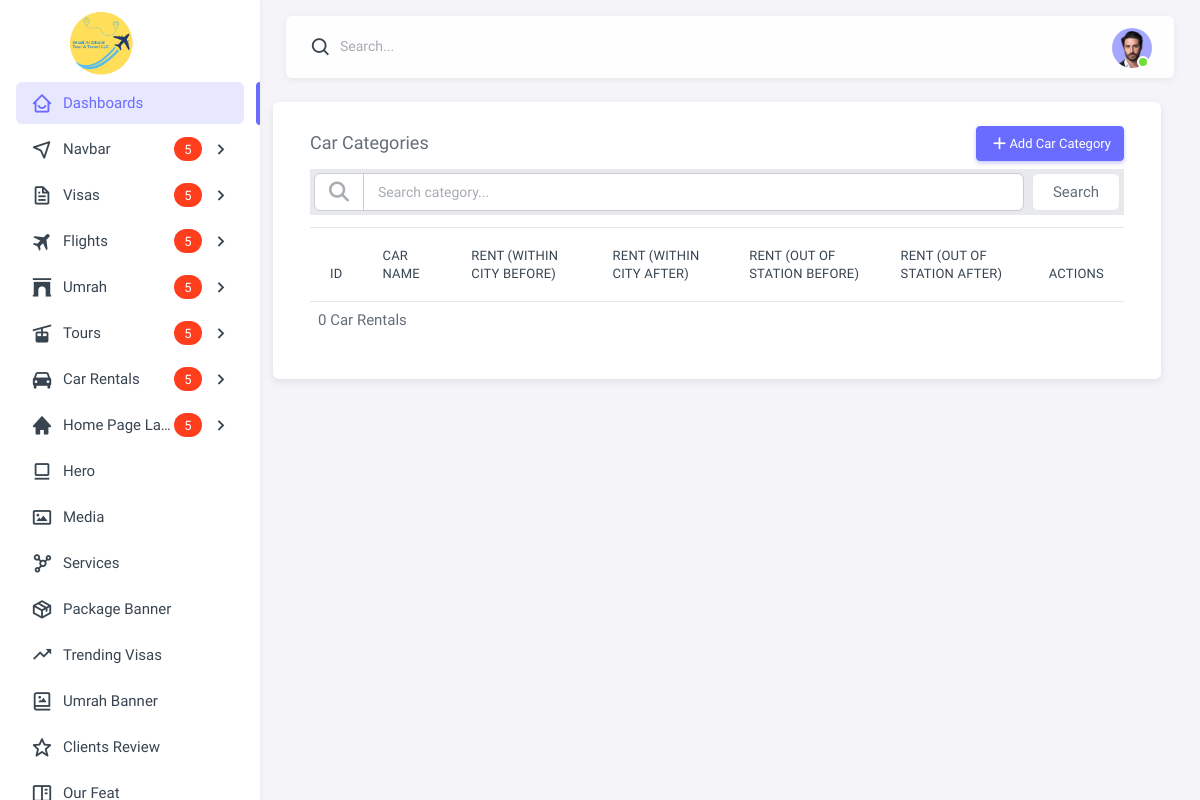
The page /car-rent/ on the database as committed earlier.
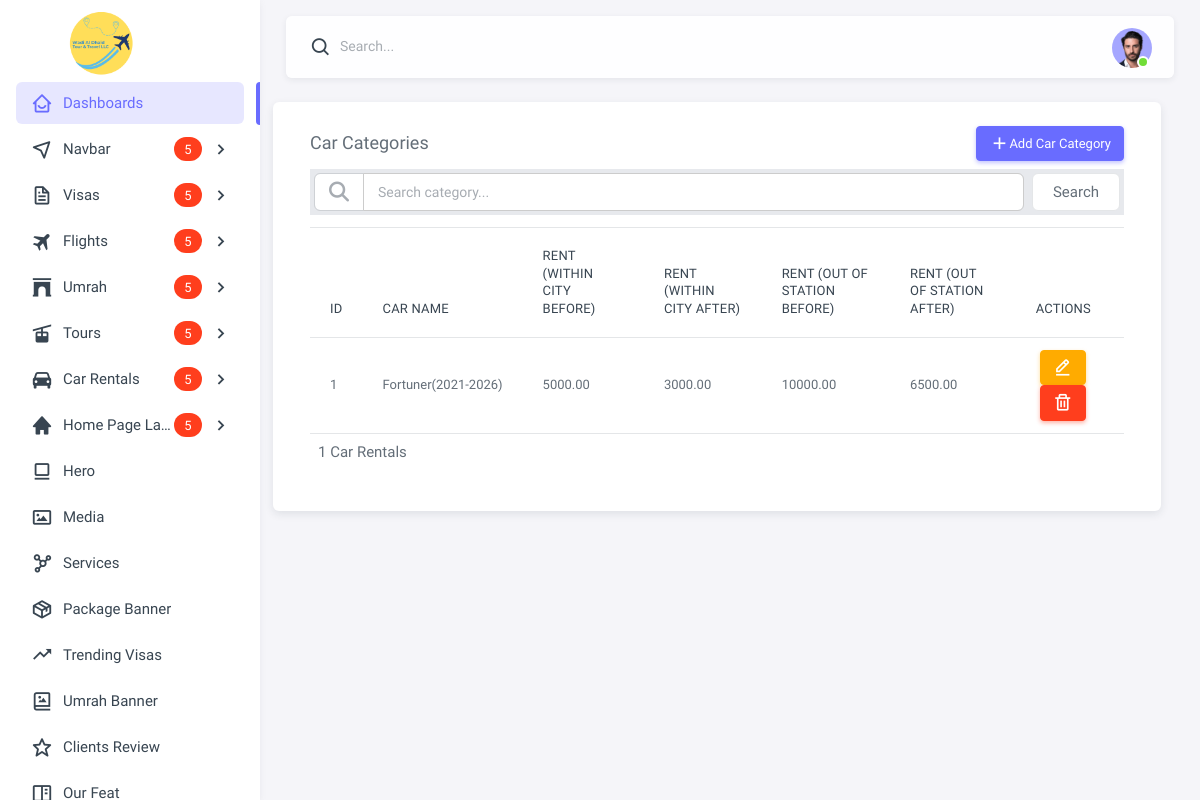
The same page on the database as committed later.
### CarRental/models.py (models this page shows, shortened)
class CarRent(models.Model):
    car = models.ForeignKey(Car, on_delete=models.CASCADE, related_name="rental_info")
    rent_within_city_before = models.DecimalField(max_digits=10, decimal_places=2, help_text="Previous rent within the city")
    rent_within_city_after = models.DecimalField(max_digits=10, decimal_places=2, help_text="Current rent within the city")
    rent_out_of_station_before = models.DecimalField(max_digits=10, decimal_places=2, help_text="Previous rent out of station")
    rent_out_of_station_after = models.DecimalField(max_digits=10, decimal_places=2, help_text="Current rent out of station")

class Car(models.Model):
    category = models.ForeignKey(CarCategory, on_delete=models.CASCADE, related_name="cars")
    name = models.CharField(max_length=255)
    brand = models.CharField(max_length=255)
    model_from = models.PositiveSmallIntegerField(default=2000)
    model_to = models.PositiveSmallIntegerField(default=datetime.now().year)
    image = models.ImageField(upload_to='car_images/', blank=True, null=True)
    description = models.TextField()

### Admin_Dasboard/views.py (the view, shortened to what this page needs)
# urls.py: path('car-rent/', views.car_rent, name='car-rent'),  # View for listing and updating car rent details
def car_rent(request):
    query = request.GET.get('search', '')  # Get search input from GET request
    total_rentals = CarRent.objects.count()  # Count total rentals
    if query:
        rentals = CarRent.objects.filter(car__name__icontains=query)  # Case-insensitive search by car name
    else:
        rentals = CarRent.objects.all()  # Show all if no search query
    context = {
        'rentals': rentals,
        'search_query': query,  # Pass search query to template
        'total_rentals': total_rentals,
        'cars': Car.objects.all(),  # Pass all cars for dropdown selection
    }
    return render(request, 'Car_Rentals/rent.html', context)

### Admin_Dasboard/templates/Car_Rentals/rent.html (shortened to what the changed rows need)
{% extends "base.html" %}
{% load static %}
{% block body %}
<div class="content-wrapper">
    <div class="container-xxl flex-grow-1 container-p-y">
        <div class="row w-100">
            <div class="card">
                <div class="card-body">
                    <div>
                        <table class="table mt-3">
                            <thead>
                                <tr>
                                    <th>ID</th>
                                    <th>Car Name</th>
                                    <th>Rent (Within City Before)</th>
                                    <th>Rent (Within City After)</th>
                                    <th>Rent (Out of Station Before)</th>
                                    <th>Rent (Out of Station After)</th>
                                    <th>Actions</th>
                                </tr>
                            </thead>
                            <tbody>
                                {% for rent in rentals %}
                                <tr>
                                    <td>{{ rent.id }}</td>
                                    <td>{{ rent.car.name }}({{rent.car.model_from}}-{{rent.car.model_to}})</td>
                                    <td>{{ rent.rent_within_city_before }}</td>
                                    <td>{{ rent.rent_within_city_after }}</td>
                                    <td>{{ rent.rent_out_of_station_before }}</td>
                                    <td>{{ rent.rent_out_of_station_after }}</td>
                                    <td>
                                        <div>
                                            <button class="btn btn-warning btn-sm mx-1 edit-btn"
                                                data-id="{{ rent.id }}"
                                                data-car-id="{{ rent.car.id }}"
                                                data-rent-within-city-before="{{ rent.rent_within_city_before }}"
                                                data-rent-within-city-after="{{ rent.rent_within_city_after }}"
                                                data-rent-out-of-station-before="{{ rent.rent_out_of_station_before }}"
                                                data-rent-out-of-station-after="{{ rent.rent_out_of_station_after }}"
                                                data-bs-toggle="modal"
                                                data-bs-target="#updateModal{{ rent.id }}">
                                                <i class="bx bx-edit-alt"></i>
                                            </button>
                                            <a href="{% url 'delete-car-rent' rent.id %}"
                                               class="btn btn-danger btn-sm mx-1"
                                               onclick="return confirm('Are you sure you want to delete this rental?');">
                                                <i class="bx bx-trash"></i>
                                            </a>
                                        </div>
                                    </td>
                                </tr>
                                {% endfor %}
                            </tbody>
                        </table>
                        <p class="p-2">{{ total_rentals }} Car Rentals</p>
                    </div>
                </div>
            </div>
        </div>
    </div>
</div>
{% endblock %}

Rows that differ between the two databases and show on the page:
added CarRent: id "1", car.name "Fortuner", car.model_from "2021", car.model_to "2026", rent_within_city_before "5000.00", rent_within_city_after "3000.00", rent_out_of_station_before "10000.00", rent_out_of_station_after "6500.00"
Other text that changed with them:
{{ total_rentals }}: "0" → "1"
